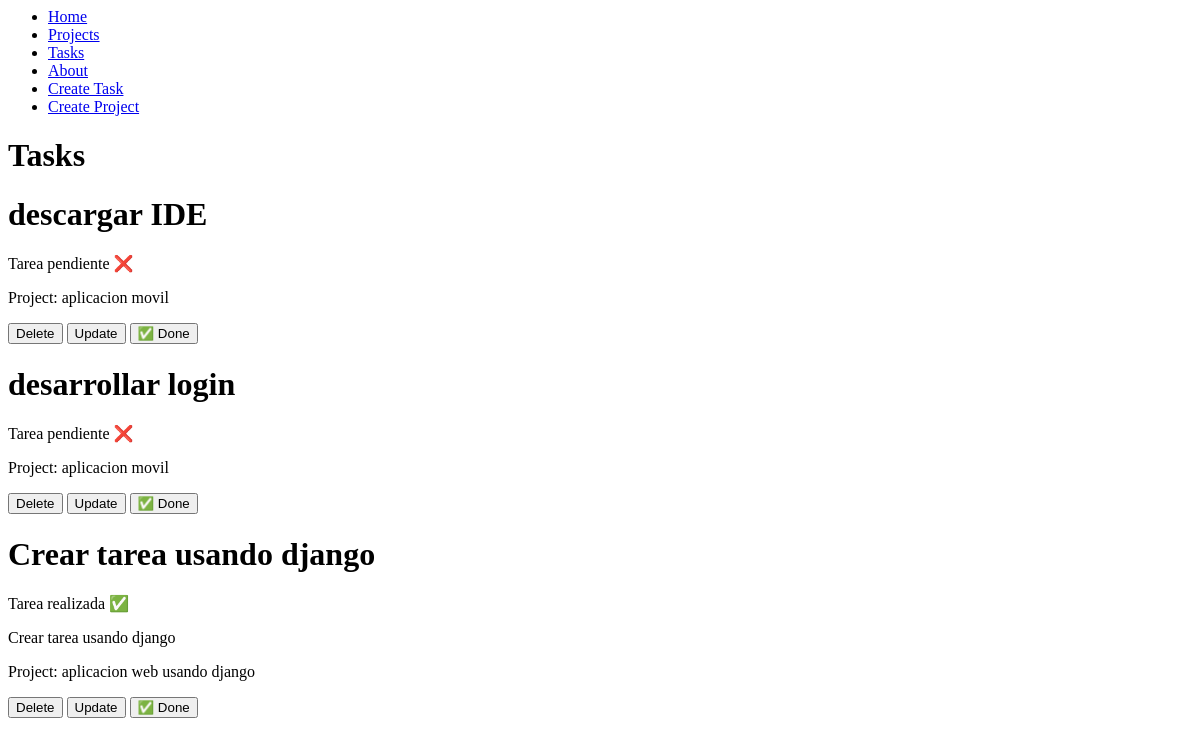
The page /tasks/ on the database as committed earlier.
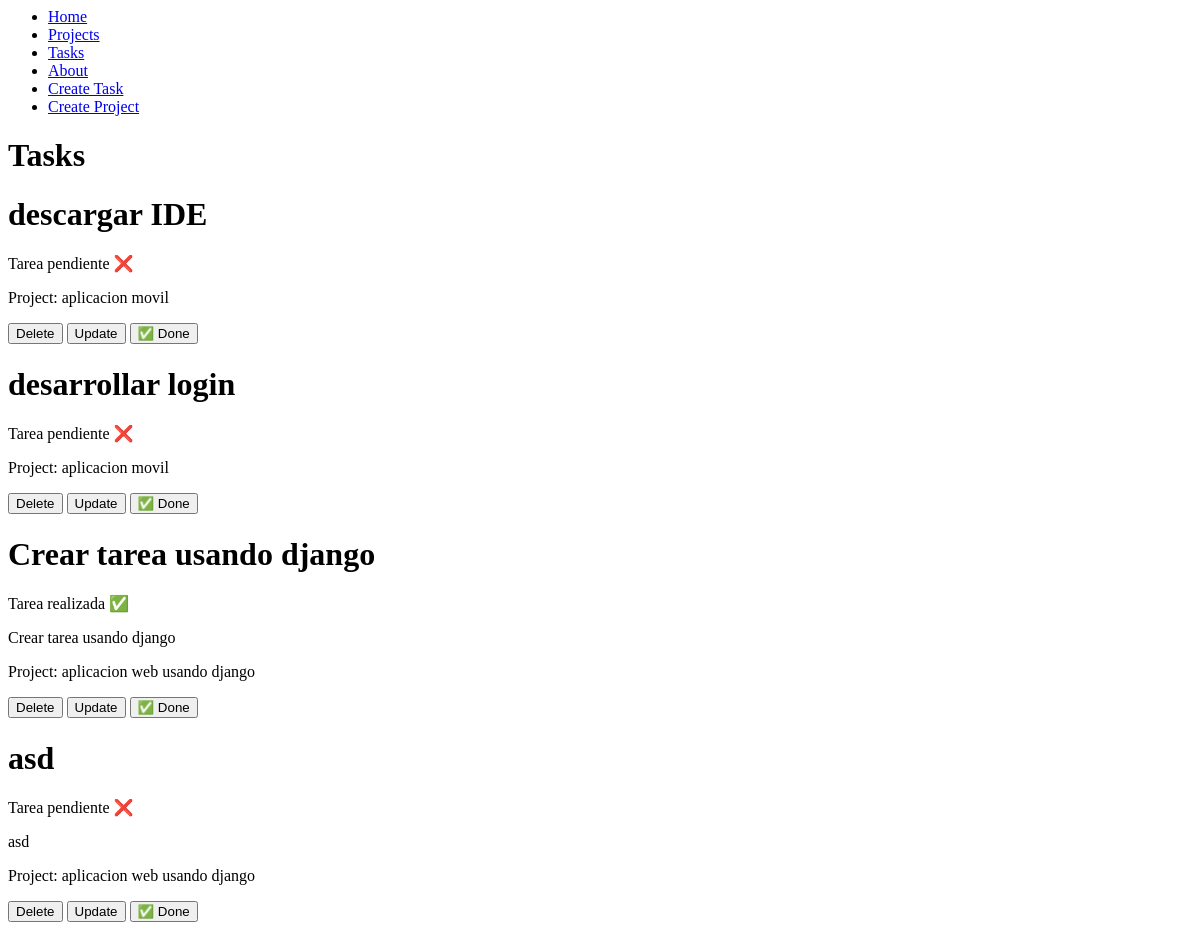
The same page on the database as committed later.
### myapp/models.py (models this page shows, shortened)
class Task(models.Model):
    title = models.CharField(max_length=200)
    description = models.TextField()
    project = models.ForeignKey(Project, on_delete=models.CASCADE)
    done = models.BooleanField(default=False)

class Project(models.Model):
    name = models.CharField(max_length=200)

### myapp/views.py (the view)
# urls.py: path('tasks/', views.tasks, name='tasks'),
def tasks(requests):
    tasks = Task.objects.all()
    return render(requests, 'tasks/tasks.html', {'tasks':tasks})

### myapp/templates/tasks/tasks.html
{% extends 'layouts/base.html' %}
{% block content %}
<h1>Tasks</h1>
{% for task in tasks %}
<div>
    <h1> {{task.title}}</h1>
    {% if task.done == False %}
    <p>Tarea pendiente ❌</p>
    {% else %}
    <p> Tarea realizada ✅</p>
    {% endif %}
    <p> {{task.description}}</p>
    <p> Project: {{task.project.name}}</p>
    <button>
        Delete
    </button>
    <button>
        Update
    </button>
    <button>
        ✅ Done
    </button>
</div>
{% endfor %}
{% endblock %}

Rows that differ between the two databases and show on the page:
added Task: title "asd", done "Tarea pendiente ❌", description "asd", project.name "aplicacion web usando django"
